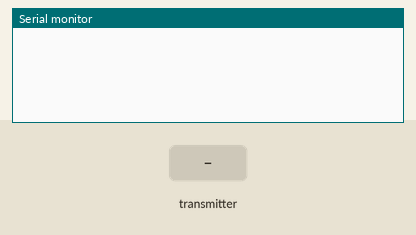
Bench run of a sketch on a simulated ESP8266 (NodeMCU). On the bench: the last lines printed to the serial monitor. The inputs (shaded band) are chosen by the test bench. WiFi joins after 1.5 s; servers stay silent unless stated.

Above: at 1.2 s.
1.3 s: the transmitter starts sending id = 0
At 1.61 s:
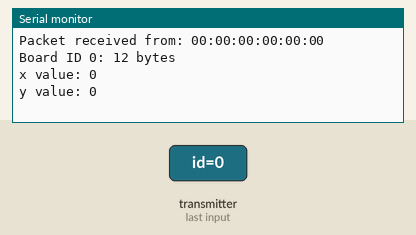
2.8 s: the transmitter starts sending x = 256
4.3 s: the transmitter starts sending y = 256
At 4.61 s:
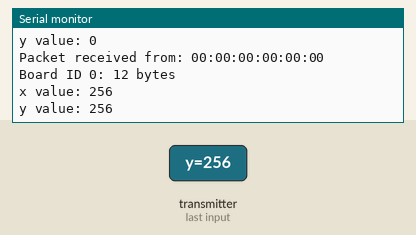
5.8 s: the transmitter starts sending id = 1
7.3 s: the transmitter starts sending x = 512
8.8 s: the transmitter starts sending y = 512
At 9.11 s:
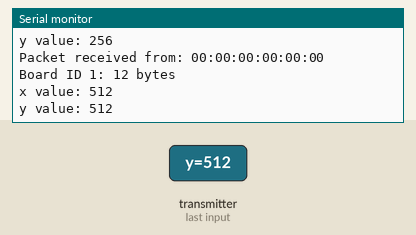
Timing chart, 0 to 11.3 s (numbered marks = the images above; inputs shaded):
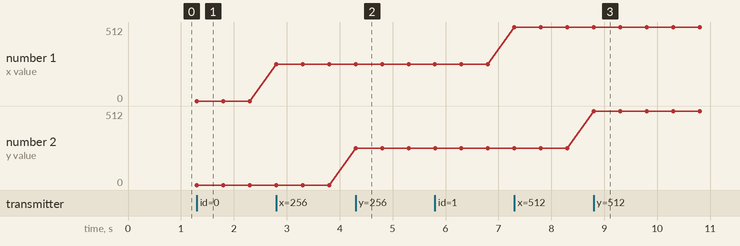

The sketch:

Rec_Many_to_One.ino
```cpp
// (licence header left out)
// REPLACE WITH RECEIVER MAC Address
//uint8_t broadcastAddress1[] = {0xA0, 0x20, 0xA6, 0x2A, 0x4A, 0x9B};
//uint8_t broadcastAddress2[] = {0xBC, 0xDD, 0xC2, 0x46, 0x1D, 0xCD};

#include <ESP8266WiFi.h>
#include <espnow.h>

#include <BlynkSimpleEsp8266.h>


char auth[] = "m-B81niVl9VdiglxK-h8flNefcRd_B8-";

char ssid[] = "Mohamed HUAWEI P9";
char pass[] = "asd@12345";


///////////////////////////////////////////////

unsigned char Flag = 0;
///////////////////////////////////////////////

///////////////////////////////////
WidgetLCD lcd(V3);

WidgetLED led1(V1); //register to virtual pin 1
///////////////////////////////////


// Structure example to receive data
// Must match the sender structure
typedef struct struct_message {
    int id;
    int x;
    int y;
} struct_message;

// Create a struct_message called myData
struct_message myData;

// Create a structure to hold the readings from each board
struct_message board1;
struct_message board2;

// Create an array with all the structures
struct_message boardsStruct[2] = {board1, board2};

// Callback function that will be executed when data is received
void OnDataRecv(uint8_t * mac_addr, uint8_t *incomingData, uint8_t len)
{
  char macStr[18];
  Serial.print("Packet received from: ");
  snprintf(macStr, sizeof(macStr), "%02x:%02x:%02x:%02x:%02x:%02x",
           mac_addr[0], mac_addr[1], mac_addr[2], mac_addr[3], mac_addr[4], mac_addr[5]);
  Serial.println(macStr);
  memcpy(&myData, incomingData, sizeof(myData));
  Serial.printf("Board ID %u: %u bytes\n", myData.id, len);
  // Update the structures with the new incoming data
  boardsStruct[myData.id-1].x = myData.x;
  boardsStruct[myData.id-1].y = myData.y;
  Serial.printf("x value: %d \n", boardsStruct[myData.id-1].x);
  Serial.printf("y value: %d \n", boardsStruct[myData.id-1].y);
  Serial.println();

  Flag = 0; //This flag for confirm that the recieved value is new not the old one
}

void setup() {
  // Initialize Serial Monitor
  Serial.begin(115200);

  // Set device as a Wi-Fi Station
  WiFi.mode(WIFI_AP_STA);
  WiFi.disconnect();

  // Init ESP-NOW
  if (esp_now_init() != 0) {
    Serial.println("Error initializing ESP-NOW");
    return;
  }

  // Once ESPNow is successfully Init, we will register for recv CB to
  // get recv packer info
  esp_now_set_self_role(ESP_NOW_ROLE_SLAVE);
  esp_now_register_recv_cb(OnDataRecv);
}

void loop(){
  // Access the variables for each board
  //int board1X = boardsStruct[0].x;
  //int board1Y = boardsStruct[0].y;
  int board2X = boardsStruct[1].x;
  int board2Y = boardsStruct[1].y;
   // Serial.printf("x value: %d \n", board1X);
    //Serial.printf("y value: %d \n", board1Y);
    //Serial.println();
    //delay(5000);


    if( ((board2X == 33) || (board2Y == 33)||(board2X == 22) || (board2Y == 22)||(board2X == 4) || (board2Y == 4) ||
    (board2X == 37) || (board2Y == 37) || (board2X == 49) || (board2Y == 49) ) && (Flag == 0))//Anded with flag to prevent repetition
    {
      //Blynk.begin(auth, ssid, pass);
      Blynk.config(auth);
      Blynk.connectWiFi(ssid, pass);
      Blynk.connect();
      Blynk.run();

      Blynk.notify("Note: Elevator Door Broken");

      led1.off();
      delay(1000);
      led1.on();
      delay(1000);
      WiFi.disconnect();

      Flag++;

      WiFi.mode(WIFI_AP_STA);
      while (esp_now_init() != 0)
      {
        Serial.println("Error initializing ESP-NOW");
        return;
      }

    }


}
```

Measured:
- after the input at 1.3 s, the serial monitor: prints a new line at once (image 1)
- after the input at 4.3 s, the serial monitor: prints a new line at once (image 2)
- after the input at 8.8 s, the serial monitor: prints a new line at once (image 3)
- plotted number 1: 0 → 256 after the input at 2.8 s, 256 → 512 after the input at 7.3 s
